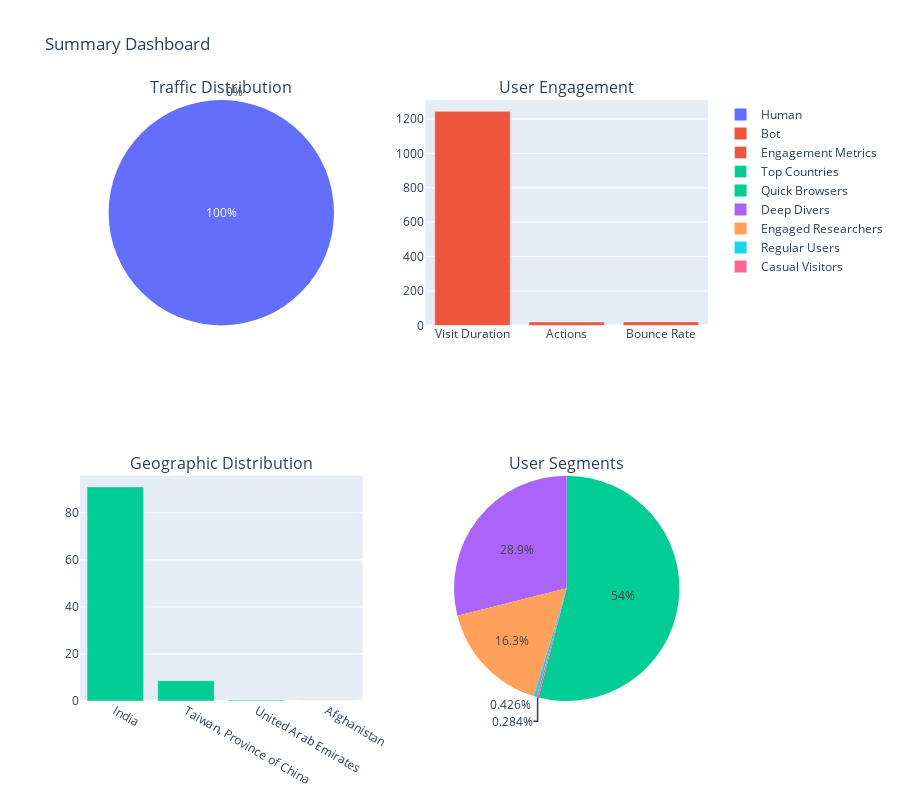

Notebook code cell kept with this figure:
### Markdown cell above
## 6. Key Insights and Recommendations

Based on our comprehensive analysis, here are the key findings and actionable recommendations:

1. Bot Traffic Insights:
   - Bot detection rate and patterns
   - Peak bot activity periods
   - Bot behavior characteristics
   
2. User Behavior Patterns:
   - Popular content and navigation flows
   - Engagement metrics and trends
   - Device usage patterns
   
3. Geographic Insights:
   - Regional preferences
   - Market opportunities
   - Cultural considerations
   
4. User Segments:
   - Segment characteristics
   - Targeting opportunities
   - Optimization strategies
   
Let's summarize these findings and provide actionable recommendations.

### Code cell
# Generate comprehensive insights and recommendations
def generate_insights():
    """
    Generate actionable insights and recommendations based on the analysis.
    """
    # Bot Traffic Insights
    total_visits = len(bot_analysis)
    bot_visits = (bot_analysis['bot_score'] > 0.7).sum()
    bot_percentage = (bot_visits / total_visits) * 100
    
    # User Behavior Insights
    avg_visit_duration = human_data.groupby('idvisit')['visit_total_time'].first().mean()
    avg_actions = human_data.groupby('idvisit')['visit_total_actions'].first().mean()
    bounce_rate = (human_data.groupby('idvisit')['visit_total_actions'].first() == 1).mean() * 100
    
    # Geographic Insights
    top_countries = geographic_metrics.head(5)
    
    # Print comprehensive insights
    print("Key Insights and Recommendations")
    print("=" * 50)
    
    print("\n1. Bot Traffic Analysis:")
    print(f"- {bot_percentage:.1f}% of traffic identified as bot activity")
    print(f"- Peak bot hours: {', '.join(bot_analysis.groupby('visit_hour')['bot_score'].mean().nlargest(3).index.astype(str))}")
    print("\nRecommendations:")
    print("- Implement stricter bot filtering during peak bot hours")
    print("- Monitor and adapt to evolving bot patterns")
    print("- Consider implementing CAPTCHA for suspicious behavior")
    
    print("\n2. User Behavior Insights:")
    print(f"- Average visit duration: {avg_visit_duration:.1f} seconds")
    print(f"- Average actions per visit: {avg_actions:.1f}")
    print(f"- Bounce rate: {bounce_rate:.1f}%")
    print("\nRecommendations:")
    print("- Optimize high-bounce pages with better engagement elements")
    print("- Enhance navigation flow based on common user paths")
    print("- Improve content strategy for better user retention")
    
    print("\n3. Geographic Distribution:")
    print("Top Countries by Traffic:")
    for _, row in top_countries.iterrows():
        print(f"- {row['country']}: {row['visit_percentage']:.1f}% of traffic")
    print("\nRecommendations:")
    print("- Customize content for top geographic markets")
    print("- Optimize delivery for regional peak usage times")
    print("- Consider localization for key markets")
    
    print("\n4. User Segments and Targeting:")
    for cluster_id, profile in cluster_profiles.items():
        stats = cluster_stats.loc[cluster_id]
        print(f"\n{profile}:")
        print(f"- Session duration: {stats['visit_total_time']:.1f} seconds")
        print(f"- Actions per visit: {stats['visit_total_actions']:.1f}")
        print(f"- Return rate: {stats['visitor_returning']*100:.1f}%")
    
    print("\nRecommendations:")
    print("- Tailor content strategy for each user segment")
    print("- Optimize user experience based on segment preferences")
    print("- Develop targeted engagement strategies")
    
    fig = make_subplots(
        rows=2, cols=2,
        subplot_titles=(
            'Traffic Distribution',
            'User Engagement',
            'Geographic Distribution',
            'User Segments'
        ),
        specs=[
            [{'type': 'domain'}, {'type': 'xy'}],   # First row: Pie | Bar
            [{'type': 'xy'}, {'type': 'domain'}]    # Second row: Bar | Pie
        ]
    )

    # 1. Bot vs Human Traffic (Pie)
    fig.add_trace(
        go.Pie(
            labels=['Human', 'Bot'],
            values=[100 - bot_percentage, bot_percentage],
            name="Traffic Distribution"
        ),
        row=1, col=1
    )

    # 2. User Engagement Metrics (Bar)
    fig.add_trace(
        go.Bar(
            x=['Visit Duration', 'Actions', 'Bounce Rate'],
            y=[avg_visit_duration, avg_actions, bounce_rate],
            name="Engagement Metrics"
        ),
        row=1, col=2
    )

    # 3. Geographic Distribution (Bar)
    fig.add_trace(
        go.Bar(
            x=top_countries['country'],
            y=top_countries['visit_percentage'],
            name="Top Countries"
        ),
        row=2, col=1
    )

    # 4. User Segments (Pie)
    segment_sizes = visit_features['cluster'].value_counts()
    fig.add_trace(
        go.Pie(
            labels=[cluster_profiles[i] for i in segment_sizes.index],
            values=segment_sizes.values,
            name="User Segments"
        ),
        row=2, col=2
    )

    fig.update_layout(
        height=800,
        showlegend=True,
        title_text="Summary Dashboard"
    )
    fig.show()

# Generate insights
generate_insights()

### Figure 1 — Plotly figure (JSON) as saved in the notebook; plotly's stock layout.template omitted (floating-point values rounded to 4 significant figures)
{"data": [{"domain": {"x": [0, 0.45], "y": [0.625, 1]}, "labels": ["Human", "Bot"], "name": "Traffic Distribution", "type": "pie", "values": [100, 0]}, {"name": "Engagement Metrics", "type": "bar", "x": ["Visit Duration", "Actions", "Bounce Rate"], "xaxis": "x", "y": [1245.0, 19.53, 20.26], "yaxis": "y"}, {"name": "Top Countries", "type": "bar", "x": ["India", "Taiwan, Province of China", "United Arab Emirates", "Afghanistan"], "xaxis": "x2", "y": [91.01, 8.633, 0.3323, 0.02191], "yaxis": "y2"}, {"domain": {"x": [0.55, 1], "y": [0, 0.375]}, "labels": ["Quick Browsers", "Deep Divers", "Engaged Researchers", "Regular Users", "Casual Visitors"], "name": "User Segments", "type": "pie", "values": [760, 407, 230, 6, 4]}], "layout": {"annotations": [{"font": {"size": 16}, "showarrow": false, "text": "Traffic Distribution", "x": 0.225, "xanchor": "center", "xref": "paper", "y": 1, "yanchor": "bottom", "yref": "paper"}, {"font": {"size": 16}, "showarrow": false, "text": "User Engagement", "x": 0.775, "xanchor": "center", "xref": "paper", "y": 1, "yanchor": "bottom", "yref": "paper"}, {"font": {"size": 16}, "showarrow": false, "text": "Geographic Distribution", "x": 0.225, "xanchor": "center", "xref": "paper", "y": 0.375, "yanchor": "bottom", "yref": "paper"}, {"font": {"size": 16}, "showarrow": false, "text": "User Segments", "x": 0.775, "xanchor": "center", "xref": "paper", "y": 0.375, "yanchor": "bottom", "yref": "paper"}], "height": 800, "showlegend": true, "title": {"text": "Summary Dashboard"}, "xaxis": {"anchor": "y", "domain": [0.55, 1]}, "xaxis2": {"anchor": "y2", "domain": [0, 0.45]}, "yaxis": {"anchor": "x", "domain": [0.625, 1]}, "yaxis2": {"anchor": "x2", "domain": [0, 0.375]}}}
